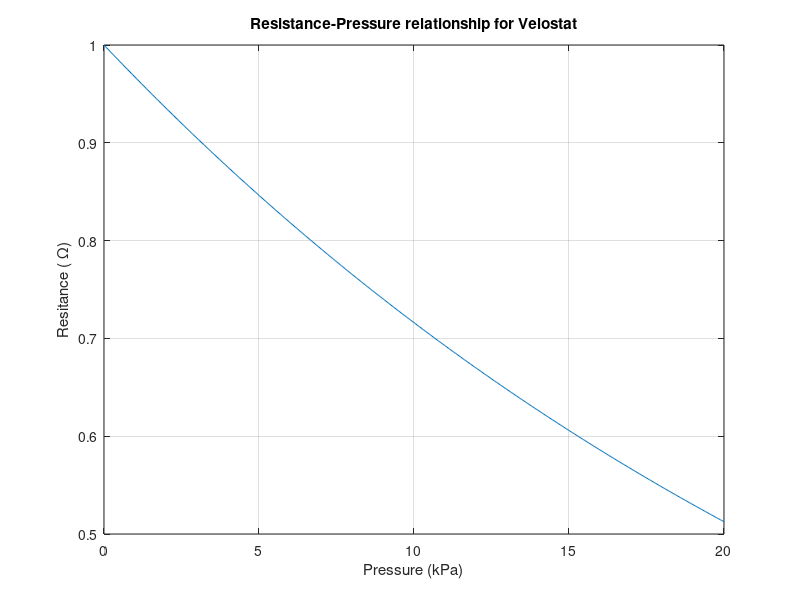

The MATLAB source for this figure: (Note: this script raises an error after producing the figure.)
%Numerical Solution for Velostat Resistance-Pressure equations
%%Copyright Ajinkya Bhat 2017
clc
clear all
close all

%Init Constants
R0=1; %nominal
E=12*10^6; %Approx 1700 PSI
C1=E/6;
n=500;
sigma=linspace(1,20000,n); %Pascals

%% Stretch Pressure Equation
% 2*C1*(lam^2-lam^-4)-sigma;

for i=1:length(sigma)
    f =@(L) 2*C1*(L.^2-L.^-4)-sigma(i) ;
    Lam_solution(i)=fzero(f,10);
end
%% Resistance Stretch Equation
R=R0.*(2.-Lam_solution).*exp(-800*(Lam_solution-1));


%% Plotting
plot(sigma/1000,R)
grid on
title('Resistance-Pressure relationship for Velostat') 
xlabel('Pressure (kPa)')
ylabel('Resitance ( \Omega)')

%% Linear approximation fit for Low Pressure range
[fitresult, gof] = createFit(sigma(1:n/10), R(1:n/10))
title('Linear approximation at low to moderate pressures') 
xlabel('Pressure (Pa)')
ylabel('Resitance ( \Omega)')


